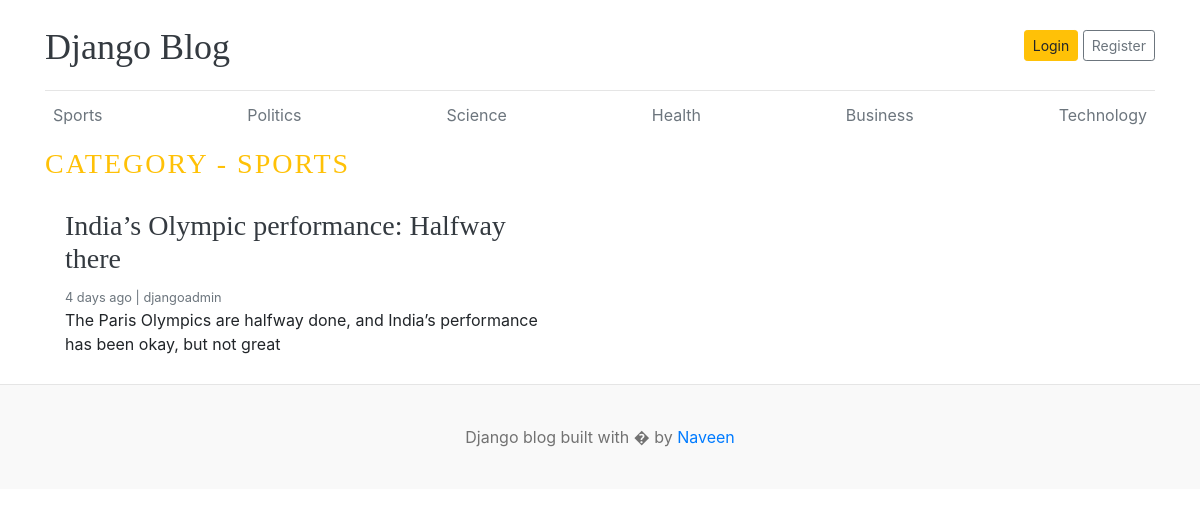
Page /category/1/ on the committed database.
### blog_mod/models.py (models this page shows, shortened)
class Category(models.Model):
    category_name = models.CharField(max_length=50, unique=True)
    created_at = models.DateTimeField(auto_now_add=True)
    updated_at = models.DateTimeField(auto_now=True)
    class Meta:
        verbose_name_plural = "categories"

class Blog(models.Model):
    title = models.CharField(max_length=100)
    slug = models.SlugField(max_length=150, unique=True, blank=True)
    category = models.ForeignKey(Category, on_delete=models.CASCADE)
    author = models.ForeignKey(User, models.CASCADE)
    featured_image = models.ImageField(upload_to="uploads/%Y/%m/%d")
    short_description = models.TextField(max_length=500)
    blog_body = models.TextField(max_length=2000)
    status = models.CharField(max_length=20, choices=STATUS_CHOICES, default="Drafts")
    is_featured = models.BooleanField(default=False)
    created_at = models.DateTimeField(auto_now_add=True)
    updated_at = models.DateTimeField(auto_now=True)

### blog_mod/views.py (the view)
# urls.py: path("<int:category_id>/",views.posts_by_category, name = "posts_by_category")
def posts_by_category(request, category_id):
    posts = Blog.objects.filter(status="Published", category_id=category_id)
    category = get_object_or_404(Category, id=category_id)
    context = {"posts": posts, "category": category}
    return render(request, "category.html", context)

### blog_mod/context_processors.py (called while the page is built)
def get_category(request):
    categories = Category.objects.all()
    return dict(categories=categories)

def get_socialLinks(request):
    social_links = SocialLinks.objects.all()
    return dict(social_links=social_links)

### templates/category.html (shortened to what this page needs)
{% extends 'base.html' %}
{% block content %}
  <h3 class="text-uppercase text-warning" style="letter-spacing: 2px">Category - {{ category.category_name }}</h3>
  <div class="row mb-2">
    {% if posts %}
      {% for post in posts %}
        <div class="col-md-6">
          <div class="card border-0">
            <div class="card-body">
              <h3><a href="{% url 'blogs' post.slug %}" class="text-dark">{{ post.title }}</a></h3>
              <small class="mb-1 text-muted">{{ post.created_at|timesince }} ago | {{ post.author }}</small>
              <p class="card-text">{{ post.short_description|truncatewords:20 }}</p>
            </div>
          </div>
        </div>
      {% endfor %}
    {% else %}
      <p>No Posts Found</p>
    {% endif %}
  </div>
{% endblock %}

### templates/base.html (shortened to what this page needs)
{% load static %}
<!DOCTYPE html>
<html lang="en">
  <head>
    <link href="https://getbootstrap.com/docs/4.0/dist/css/bootstrap.min.css" rel="stylesheet" />
    <link href="{% static 'css/blog.css' %}" rel="stylesheet" />
  </head>
  <body>
    <div class="container">
      <header class="blog-header py-3">
        <div class="row flex-nowrap justify-content-between align-items-center">
          <div class="col-8 pt-1">
            <a class="blog-header-logo text-dark" href="/">Django Blog</a>
          </div>
          <div class="col-4 d-flex justify-content-end align-items-center">
            <a class="btn btn-sm btn-warning" href="#">Login</a> &nbsp;
            <a class="btn btn-sm btn-outline-secondary" href="#">Register</a>
          </div>
        </div>
      </header>
      <div class="nav-scroller py-1 mb-2">
        <nav class="nav d-flex justify-content-between">
          {% for cat in categories %}
            <a class="p-2 text-muted" href="{% url 'posts_by_category' cat.id %}">{{ cat.category_name }}</a>
          {% endfor %}
        </nav>
      </div>
      {% block content %}
      {% endblock %}
    </div>
    <footer class="blog-footer">
      <p>
        Django blog built with � by <a href="#">Naveen</a>
      </p>
    </footer>
  </body>
</html>

### static/css/blog.css (style rules this page uses)
.blog-header { border-bottom: 1px solid #e5e5e5; }
.blog-header-logo { font-family: "Playfair Display", Georgia, "Times New Roman", serif; font-size: 2.25rem; }
h1, h2, h3, h4, h5, h6 { font-family: "Playfair Display", Georgia, "Times New Roman", serif; }
.blog-footer { padding: 2.5rem 0; color: #727272; text-align: center; background-color: #f9f9f9; border-top: .05rem solid #e5e5e5; }
.blog-footer p:last-child { margin-bottom: 0; }

### rows in the picture
Category: category_name "Sports", category_name "SPORTS"
Category: category_name "Politics"
Category: category_name "Science"
Category: category_name "Health"
Category: category_name "Business"
Category: category_name "Technology"
Blog: title "India’s Olympic performance: Halfway there", created_at "4 days", author "djangoadmin", short_description "The Paris Olympics are halfway done, and India’s performance has been okay, but not great"
